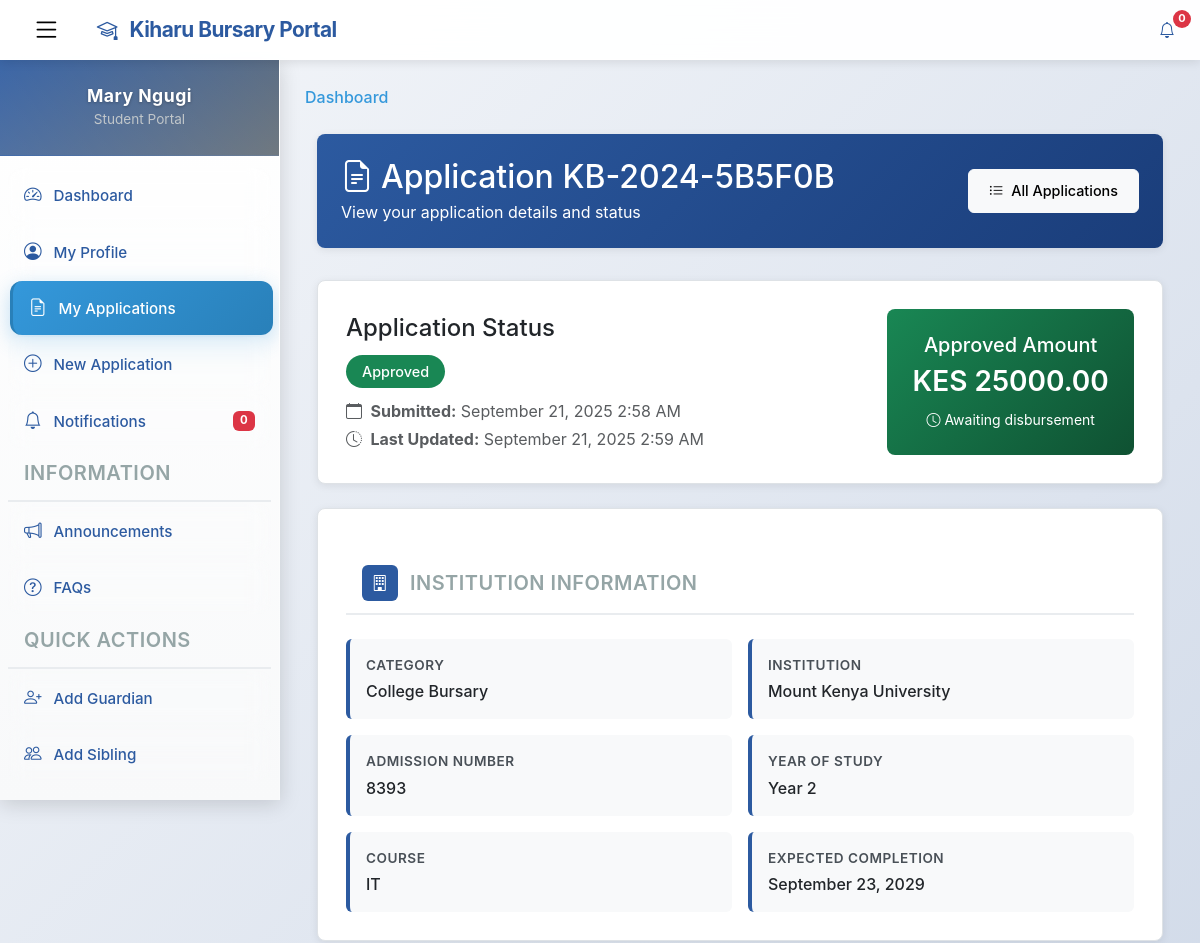
The app's page /student/application/76/ (signed in, upper part), older data.
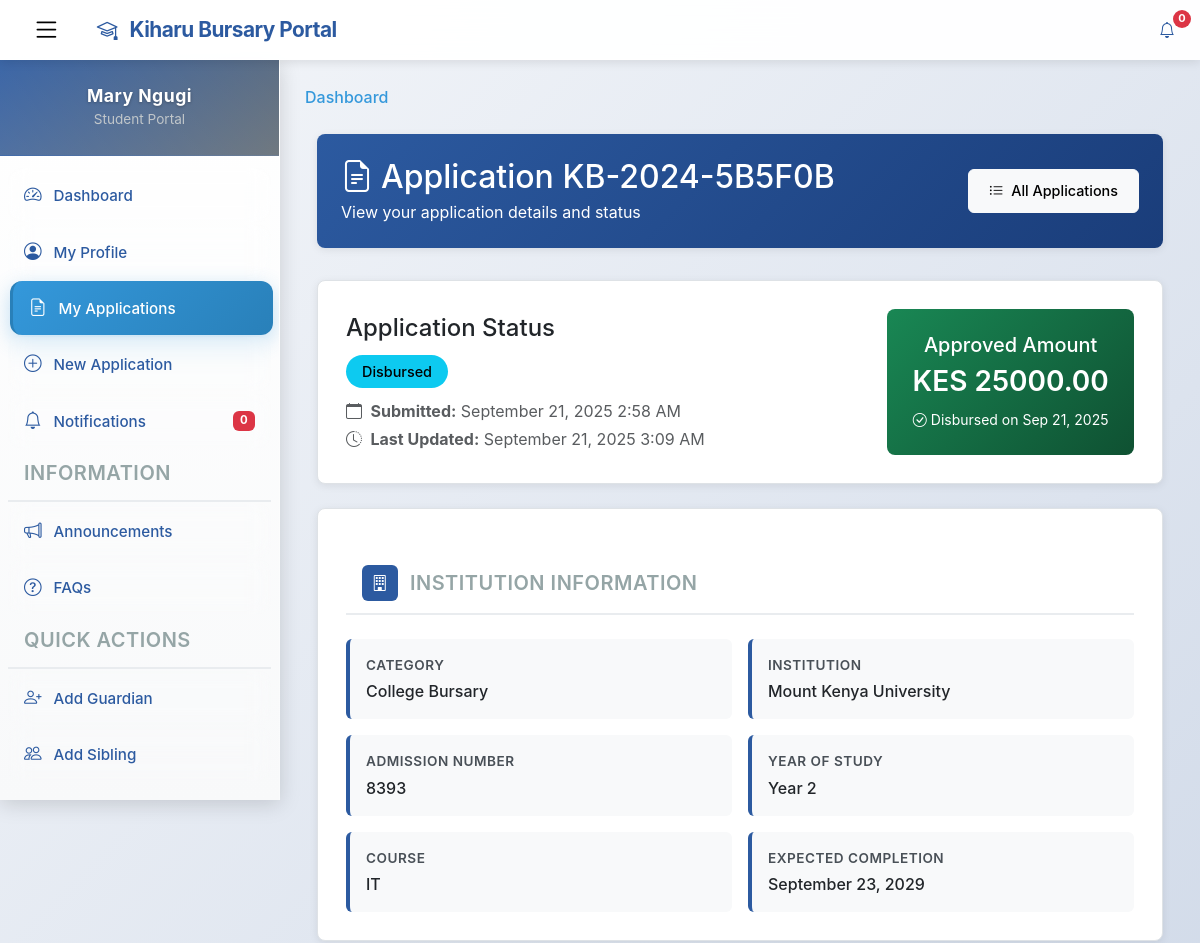
The same page, newer data.
### kiharu_system/models.py (models this page shows, shortened)
class Application(models.Model):
    APPLICATION_STATUS = (
        ('draft', 'Draft'),
        ('submitted', 'Submitted'),
        ('under_review', 'Under Review'),
        ('approved', 'Approved'),
        ('rejected', 'Rejected'),
        ('disbursed', 'Disbursed'),
    )
    application_number = models.CharField(max_length=20, unique=True, editable=False)
    applicant = models.ForeignKey(Applicant, on_delete=models.CASCADE, related_name='applications')
    fiscal_year = models.ForeignKey(FiscalYear, on_delete=models.CASCADE)
    bursary_category = models.ForeignKey(BursaryCategory, on_delete=models.CASCADE)
    institution = models.ForeignKey(Institution, on_delete=models.CASCADE)
    status = models.CharField(max_length=20, choices=APPLICATION_STATUS, default='draft')
    admission_number = models.CharField(max_length=100)
    year_of_study = models.PositiveIntegerField()
    course_name = models.CharField(max_length=200, blank=True, null=True)  # For college/university
    expected_completion_date = models.DateField()
    total_fees_payable = models.DecimalField(max_digits=10, decimal_places=2)
    fees_paid = models.DecimalField(max_digits=10, decimal_places=2)
    fees_balance = models.DecimalField(max_digits=10, decimal_places=2)
    amount_requested = models.DecimalField(max_digits=10, decimal_places=2)
    other_bursaries = models.BooleanField(default=False)
    other_bursaries_amount = models.DecimalField(max_digits=10, decimal_places=2, default=0)
    other_bursaries_source = models.CharField(max_length=200, blank=True, null=True)
    is_orphan = models.BooleanField(default=False)
    is_disabled = models.BooleanField(default=False)
    has_chronic_illness = models.BooleanField(default=False)
    chronic_illness_description = models.TextField(blank=True, null=True)
    date_submitted = models.DateTimeField(auto_now_add=True)
    last_updated = models.DateTimeField(auto_now=True)
    previous_allocation = models.BooleanField(default=False)
    previous_allocation_year = models.CharField(max_length=20, blank=True, null=True)
    previous_allocation_amount = models.DecimalField(max_digits=10, decimal_places=2, default=0)

class Allocation(models.Model):
    application = models.OneToOneField(Application, on_delete=models.CASCADE, related_name='allocation')
    amount_allocated = models.DecimalField(max_digits=10, decimal_places=2)
    allocation_date = models.DateField(auto_now_add=True)
    approved_by = models.ForeignKey(User, on_delete=models.SET_NULL, null=True, related_name='approvals')
    cheque_number = models.CharField(max_length=50, blank=True, null=True)
    is_disbursed = models.BooleanField(default=False)
    disbursement_date = models.DateField(blank=True, null=True)
    disbursed_by = models.ForeignKey(User, on_delete=models.SET_NULL, null=True, related_name='disbursements')
    remarks = models.TextField(blank=True, null=True)

class BursaryCategory(models.Model):
    CATEGORY_TYPES = (
        ('highschool', 'High School'),
        ('special_school', 'Special School'),
        ('college', 'College'),
        ('university', 'University'),
    )
    name = models.CharField(max_length=100)
    category_type = models.CharField(max_length=20, choices=CATEGORY_TYPES)
    fiscal_year = models.ForeignKey(FiscalYear, on_delete=models.CASCADE, related_name='categories')
    allocation_amount = models.DecimalField(max_digits=12, decimal_places=2)
    max_amount_per_applicant = models.DecimalField(max_digits=10, decimal_places=2)

class Institution(models.Model):
    INSTITUTION_TYPES = (
        ('highschool', 'High School'),
        ('special_school', 'Special School'),
        ('college', 'College'),
        ('university', 'University'),
    )
    name = models.CharField(max_length=200)
    institution_type = models.CharField(max_length=20, choices=INSTITUTION_TYPES)
    county = models.CharField(max_length=100)
    postal_address = models.CharField(max_length=100, blank=True, null=True)
    phone_number = models.CharField(max_length=20, blank=True, null=True)
    email = models.EmailField(blank=True, null=True)

### kiharu_system/views.py (the view)
# urls.py: path('student/application/<int:pk>/', views.student_application_detail, name='student_application_detail'),
@login_required
def student_application_detail(request, pk):
    try:
        applicant = request.user.applicant_profile
    except Applicant.DoesNotExist:
        return redirect('student_profile_create')
    application = get_object_or_404(Application, pk=pk, applicant=applicant)
    documents = Document.objects.filter(application=application)
    reviews = Review.objects.filter(application=application).order_by('-review_date')
    try:
        allocation = Allocation.objects.get(application=application)
    except Allocation.DoesNotExist:
        allocation = None
    context = {
        'application': application,
        'documents': documents,
        'reviews': reviews,
        'allocation': allocation,
    }
    return render(request, 'students/application_detail.html', context)

### templates/students/application_detail.html (shortened to what the changed rows need)
{% extends 'student_base.html' %}
{% load static %}
{% block content %}
<div class="container-fluid">
    <div class="row">
        <div class="col-12">
            <div class="page-header">
                <div class="d-flex justify-content-between align-items-center flex-wrap">
                    <div>
                        <h2 class="mb-1">
                            <i class="bi bi-file-earmark-text me-2"></i>Application {{ application.application_number }}
                        </h2>
                        <p class="mb-0 opacity-90">View your application details and status</p>
                    </div>
                </div>
            </div>
            <div class="detail-card">
                <div class="row align-items-center">
                    <div class="col-md-8">
                        <h4 class="mb-3">Application Status</h4>
                        <span class="status-badge status-{{ application.status }}">
                            {{ application.get_status_display }}
                        </span>
                        <div class="mt-3">
                            <p class="mb-1 text-muted">
                                <i class="bi bi-calendar me-1"></i>
                                <strong>Submitted:</strong> {{ application.date_submitted|date:"F j, Y g:i A"|default:"Not submitted" }}
                            </p>
                            <p class="mb-0 text-muted">
                                <i class="bi bi-clock-history me-1"></i>
                                <strong>Last Updated:</strong> {{ application.last_updated|date:"F j, Y g:i A" }}
                            </p>
                        </div>
                    </div>
                    <div class="col-md-4">
                        {% if allocation %}
                            <div class="amount-display">
                                <h5 class="mb-2">Approved Amount</h5>
                                <h3 class="mb-2">KES {{ allocation.amount_allocated|floatformat:2 }}</h3>
                                {% if allocation.is_disbursed %}
                                    <small class="opacity-90">
                                        <i class="bi bi-check-circle me-1"></i>Disbursed on {{ allocation.disbursement_date|date:"M j, Y" }}
                                    </small>
                                {% else %}
                                    <small class="opacity-90">
                                        <i class="bi bi-clock me-1"></i>Awaiting disbursement
                                    </small>
                                {% endif %}
                            </div>
                        {% endif %}
                    </div>
                </div>
            </div>
            <div class="detail-card">
                <div class="info-grid">
                    <div class="info-item">
                        <div class="info-label">Category</div>
                        <div class="info-value">{{ application.bursary_category.name }}</div>
                    </div>
                    <div class="info-item">
                        <div class="info-label">Institution</div>
                        <div class="info-value">{{ application.institution.name }}</div>
                    </div>
                    <div class="info-item">
                        <div class="info-label">Admission Number</div>
                        <div class="info-value">{{ application.admission_number }}</div>
                    </div>
                    <div class="info-item">
                        <div class="info-label">Year of Study</div>
                        <div class="info-value">Year {{ application.year_of_study }}</div>
                    </div>
                    {% if application.course_name %}
                    <div class="info-item">
                        <div class="info-label">Course</div>
                        <div class="info-value">{{ application.course_name }}</div>
                    </div>
                    {% endif %}
                    <div class="info-item">
                        <div class="info-label">Expected Completion</div>
                        <div class="info-value">{{ application.expected_completion_date|date:"F j, Y" }}</div>
                    </div>
                </div>
            </div>
        </div>
    </div>
</div>
{% endblock %}

Row changes from the older to the newer data that the page shows:
changed Application "IT": status "Approved" → "Disbursed"; last_updated "September 21, 2025 2:59 AM" → "September 21, 2025 3:09 AM"
changed Allocation: is_disbursed False → True (drawn); disbursement_date (not shown) → "Sep 21, 2025"
Text that changed along with them:
text no longer shown: "Awaiting disbursement"
text now shown: "Disbursed on"
